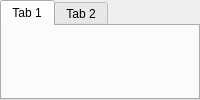
       <widget class="QTabWidget" name="tabWidget_2">
        <widget class="QWidget" name="tab_3">
         <attribute name="title">
          <string>Tab 1</string>
         </attribute>
         <widget class="QWidget" name="layoutWidget_2">
          <property name="geometry">
           <rect>
            <x>0</x>
            <y>0</y>
            <width>745</width>
            <height>644</height>
           </rect>
          </property>
          <layout class="QVBoxLayout" name="verticalLayout_2">
           <item>
            <widget class="MplWidget" name="fluPW" native="true">
             <property name="sizePolicy">
              <sizepolicy hsizetype="MinimumExpanding" vsizetype="MinimumExpanding">
               <horstretch>0</horstretch>
               <verstretch>0</verstretch>
              </sizepolicy>
             </property>
             <property name="minimumSize">
              <size>
               <width>600</width>
               <height>600</height>
              </size>
             </property>
             <property name="maximumSize">
              <size>
               <width>1000</width>
               <height>1000</height>
              </size>
             </property>
            </widget>
           </item>
           <item>
            <layout class="QHBoxLayout" name="horizontalLayout_5">
             <item>
              <widget class="QPushButton" name="fluscalePB_3">
               <property name="sizePolicy">
                <sizepolicy hsizetype="Minimum" vsizetype="Fixed">
                 <horstretch>0</horstretch>
                 <verstretch>0</verstretch>
                </sizepolicy>
               </property>
               <property name="maximumSize">
                <size>
                 <width>80</width>
                 <height>16777215</height>
                </size>
               </property>
               <property name="text">
                <string>Rescale</string>
               </property>
              </widget>
             </item>
             <item>
              <spacer name="horizontalSpacer_31">
               <property name="orientation">
                <enum>Qt::Horizontal</enum>
               </property>
               <property name="sizeHint" stdset="0">
                <size>
                 <width>40</width>
                 <height>20</height>
                </size>
               </property>
              </spacer>
             </item>
             <item>
              <widget class="QCheckBox" name="fluqcCB_3">
               <property name="text">
                <string>Qc</string>
               </property>
              </widget>
             </item>
             <item>
              <spacer name="horizontalSpacer_32">
               <property name="orientation">
                <enum>Qt::Horizontal</enum>
               </property>
               <property name="sizeType">
                <enum>QSizePolicy::Expanding</enum>
               </property>
               <property name="sizeHint" stdset="0">
                <size>
                 <width>40</width>
                 <height>20</height>
                </size>
               </property>
              </spacer>
             </item>
             <item>
              <widget class="QCheckBox" name="flulineCB_3">
               <property name="text">
                <string>Line</string>
               </property>
              </widget>
             </item>
             <item>
              <spacer name="horizontalSpacer_33">
               <property name="orientation">
                <enum>Qt::Horizontal</enum>
               </property>
               <property name="sizeType">
                <enum>QSizePolicy::Expanding</enum>
               </property>
               <property name="sizeHint" stdset="0">
                <size>
                 <width>40</width>
                 <height>20</height>
                </size>
               </property>
              </spacer>
             </item>
             <item>
              <widget class="QCheckBox" name="flulogyCB_3">
               <property name="sizePolicy">
                <sizepolicy hsizetype="Minimum" vsizetype="Fixed">
                 <horstretch>0</horstretch>
                 <verstretch>0</verstretch>
                </sizepolicy>
               </property>
               <property name="font">
                <font>
                 <pointsize>14</pointsize>
                </font>
               </property>
               <property name="text">
                <string>LogY</string>
               </property>
              </widget>
             </item>
             <item>
              <spacer name="horizontalSpacer_34">
               <property name="orientation">
                <enum>Qt::Horizontal</enum>
               </property>
               <property name="sizeType">
                <enum>QSizePolicy::Expanding</enum>
               </property>
               <property name="sizeHint" stdset="0">
                <size>
                 <width>40</width>
                 <height>20</height>
                </size>
               </property>
              </spacer>
             </item>
             <item>
              <widget class="QCheckBox" name="flugridCB_3">
               <property name="enabled">
                <bool>true</bool>
               </property>
               <property name="text">
                <string>Grid</string>
               </property>
               <property name="checked">
                <bool>true</bool>
               </property>
              </widget>
             </item>
             <item>
              <spacer name="horizontalSpacer_35">
               <property name="orientation">
                <enum>Qt::Horizontal</enum>
               </property>
               <property name="sizeHint" stdset="0">
                <size>
                 <width>40</width>
                 <height>20</height>
                </size>
               </property>
              </spacer>
             </item>
             <item>
              <widget class="QCheckBox" name="flulegendCB_3">
               <property name="sizePolicy">
                <sizepolicy hsizetype="Minimum" vsizetype="Fixed">
                 <horstretch>0</horstretch>
                 <verstretch>0</verstretch>
                </sizepolicy>
               </property>
               <property name="maximumSize">
                <size>
                 <width>10000</width>
                 <height>16777215</height>
                </size>
               </property>
               <property name="font">
                <font>
                 <pointsize>14</pointsize>
                </font>
               </property>
               <property name="text">
                <string>Legend</string>
               </property>
               <property name="checked">
                <bool>true</bool>
               </property>
              </widget>
             </item>
             <item>
              <widget class="QComboBox" name="flulegendlocCoB_3">
               <property name="sizePolicy">
                <sizepolicy hsizetype="Minimum" vsizetype="Fixed">
                 <horstretch>0</horstretch>
                 <verstretch>0</verstretch>
                </sizepolicy>
               </property>
               <property name="maximumSize">
                <size>
                 <width>10000</width>
                 <height>16777215</height>
                </size>
               </property>
               <property name="font">
                <font>
                 <pointsize>13</pointsize>
                </font>
               </property>
               <property name="currentIndex">
                <number>0</number>
               </property>
               <item>
                <property name="text">
                 <string>best</string>
                </property>
               </item>
               <item>
                <property name="text">
                 <string>upper right</string>
                </property>
               </item>
               <item>
                <property name="text">
                 <string>upper left</string>
                </property>
               </item>
               <item>
                <property name="text">
                 <string>lower left</string>
                </property>
               </item>
               <item>
                <property name="text">
                 <string>lower right</string>
                </property>
               </item>
               <item>
                <property name="text">
                 <string>right</string>
                </property>
               </item>
               <item>
                <property name="text">
                 <string>center left</string>
                </property>
               </item>
               <item>
                <property name="text">
                 <string>center right</string>
                </property>
               </item>
               <item>
                <property name="text">
                 <string>lower center</string>
                </property>
               </item>
               <item>
                <property name="text">
                 <string>upper center</string>
                </property>
               </item>
               <item>
                <property name="text">
                 <string>center</string>
                </property>
               </item>
              </widget>
             </item>
            </layout>
           </item>
          </layout>
         </widget>
        </widget>
        <widget class="QWidget" name="tab_4">
         <attribute name="title">
          <string>Tab 2</string>
         </attribute>
        </widget>
       </widget>
